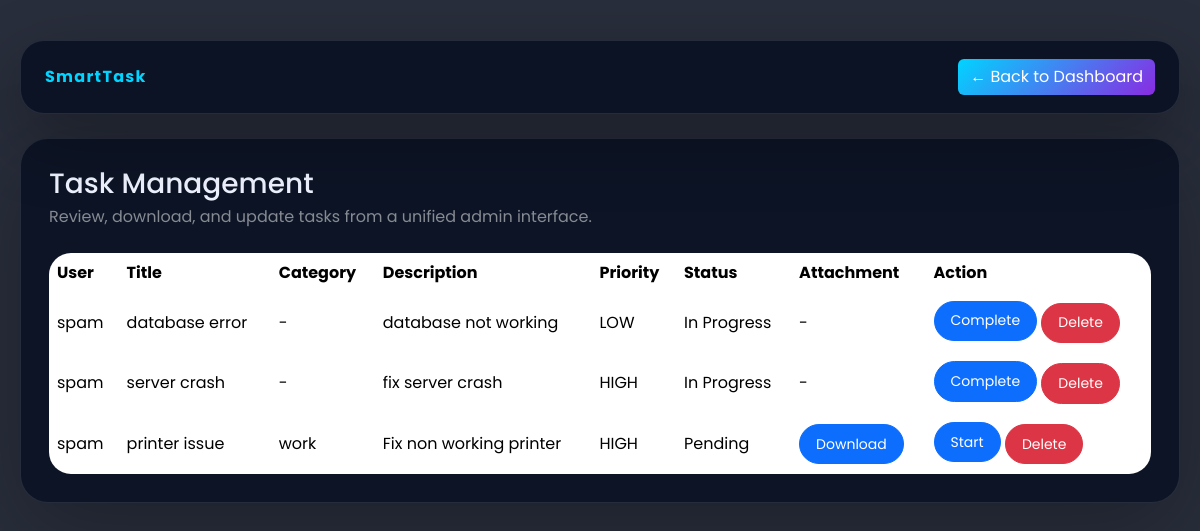
The page /manage_tasks (signed in) on the database as committed earlier.
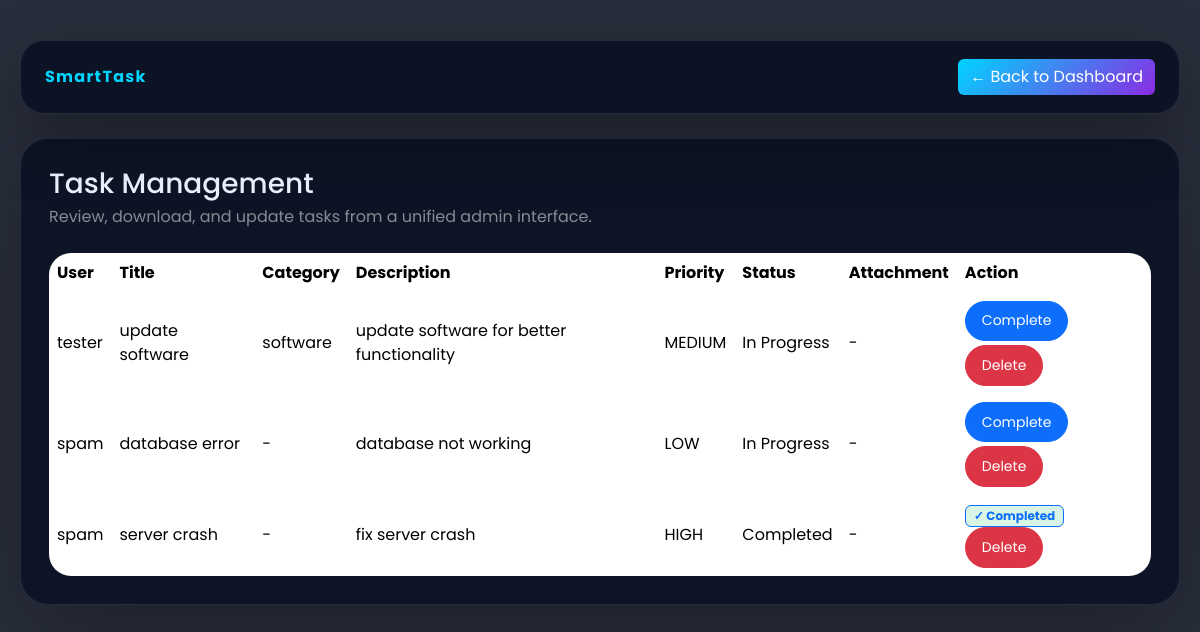
The same page on the database as committed later.
### tables this page shows
CREATE TABLE tasks (
            id INTEGER PRIMARY KEY AUTOINCREMENT,
            title TEXT NOT NULL,
            description TEXT NOT NULL,
            status TEXT DEFAULT 'Pending',
            priority TEXT,
            due_date DATE,
            user_id INTEGER, category TEXT, file_path TEXT,
            FOREIGN KEY (user_id) REFERENCES users(id)

        );

CREATE TABLE users (
            id INTEGER PRIMARY KEY AUTOINCREMENT,
            username TEXT NOT NULL,
            email TEXT NOT NULL,
            password TEXT NOT NULL,
            role TEXT DEFAULT 'user'
        );

### app.py (the view)
@app.route("/manage_tasks")
def manage_tasks():
    if session.get('role')!='admin':
        return redirect(url_for("login"))
    conn = getdb()
    cursor = conn.cursor()
    cursor.execute("""
        SELECT t.id, t.title, t.description, t.status, t.priority, t.due_date, t.user_id, u.username, t.category, t.file_path
        FROM tasks t
        LEFT JOIN users u ON t.user_id = u.id
        ORDER BY t.priority DESC
    """)
    tasks = cursor.fetchall()
    conn.close()
    return render_template("manage_tasks.html", tasks=tasks)

### app.py (called while the page is built)
@app.after_request
def set_cache_headers(response):
    if response.status_code in [301, 302, 303, 307, 308]:
        response.headers['Cache-Control'] = 'no-store, no-cache, must-revalidate, max-age=0'
        response.headers['Pragma'] = 'no-cache'
        response.headers['Expires'] = '0'
    elif request.endpoint and request.endpoint in ['login', 'register', 'logout', 'user_dashboard', 'admin_dashboard']:
        response.headers['Cache-Control'] = 'no-store, no-cache, must-revalidate, max-age=0, private'
        response.headers['Pragma'] = 'no-cache'
        response.headers['Expires'] = '0'
    elif request.method == 'POST':
        response.headers['Cache-Control'] = 'no-store, no-cache, must-revalidate, max-age=0'
        response.headers['Pragma'] = 'no-cache'
        response.headers['Expires'] = '0'
    return response

def getdb():
    conn = sqlite3.connect(DB_PATH)
    return conn

### templates/manage_tasks.html (shortened to what this page needs)
<!DOCTYPE html>
<html lang="en">
<head>
    <link href="https://cdn.jsdelivr.net/npm/bootstrap@5.3.2/dist/css/bootstrap.min.css" rel="stylesheet">
    <link href="https://cdn.jsdelivr.net/npm/bootstrap-icons/font/bootstrap-icons.css" rel="stylesheet">
</head>
<body>
    <div class="page-shell">
        <div class="topbar d-flex flex-column flex-md-row justify-content-between align-items-center gap-3">
            <a href="/" class="navbar-brand mb-0">SmartTask</a>
            <a href="/admin_dashboard" class="btn btn-glow">← Back to Dashboard</a>
        </div>
        <div class="content-card">
            <div class="d-flex justify-content-between align-items-center mb-4">
                <div>
                    <h3 class="mb-1">Task Management</h3>
                    <p class="text-white-50 mb-0">Review, download, and update tasks from a unified admin interface.</p>
                </div>
            </div>
            <div class="table-responsive">
                <table class="table table-borderless align-middle mb-0">
                    <thead><tr><th>User</th><th>Title</th><th>Category</th><th>Description</th><th>Priority</th><th>Status</th><th>Attachment</th><th>Action</th></tr></thead>
                    <tbody>
                        {% for task in tasks %}
                        <tr>
                            <td>{{ task[7] if task[7] else 'Unknown' }}</td>
                            <td>{{ task[1] }}</td>
                            <td>{{ task[8] if task[8] else '-' }}</td>
                            <td>{{ task[2] }}</td>
                            <td>{{ task[4] }}</td>
                            <td>{{ task[3] }}</td>
                            <td>
                                {% if task[9] %}
                                    <a href="/admin_download/{{ task[0] }}" class="btn btn-primary btn-sm btn-action">Download</a>
                                {% else %}
                                    -
                                {% endif %}
                            </td>
                            <td>
                                {% if task[3] == 'Pending' %}
                                    <a href="/admin_start_task/{{ task[0] }}" class="btn btn-primary btn-sm btn-action mb-1" onclick="return confirm('Start this task?')">Start</a>
                                {% elif task[3] == 'In Progress' %}
                                    <a href="/admin_complete_task/{{ task[0] }}" class="btn btn-primary btn-sm btn-action mb-1" onclick="return confirm('Mark this task as completed?')">Complete</a>
                                {% else %}
                                    <span class="badge border border-primary text-primary badge-completed">✓ Completed</span>
                                {% endif %}
                                <a href="/admin_delete_task/{{ task[0] }}?next=manage_tasks" class="btn btn-danger btn-sm btn-action" onclick="return confirm('Delete this task permanently?')">Delete</a>
                            </td>
                        </tr>
                        {% endfor %}
                    </tbody>
                </table>
            </div>
        </div>
    </div>
</body>
</html>

Rows that differ between the two databases and show on the page:
removed tasks: username "spam", title "printer issue", category "work", description "Fix non working printer", priority "HIGH", status "Pending"
added tasks: username "tester", title "update software", category "software", description "update software for better functionality", priority "MEDIUM", status "In Progress"
changed tasks "server crash": status "In Progress" → "Completed"; status "Complete" → "✓ Completed"
